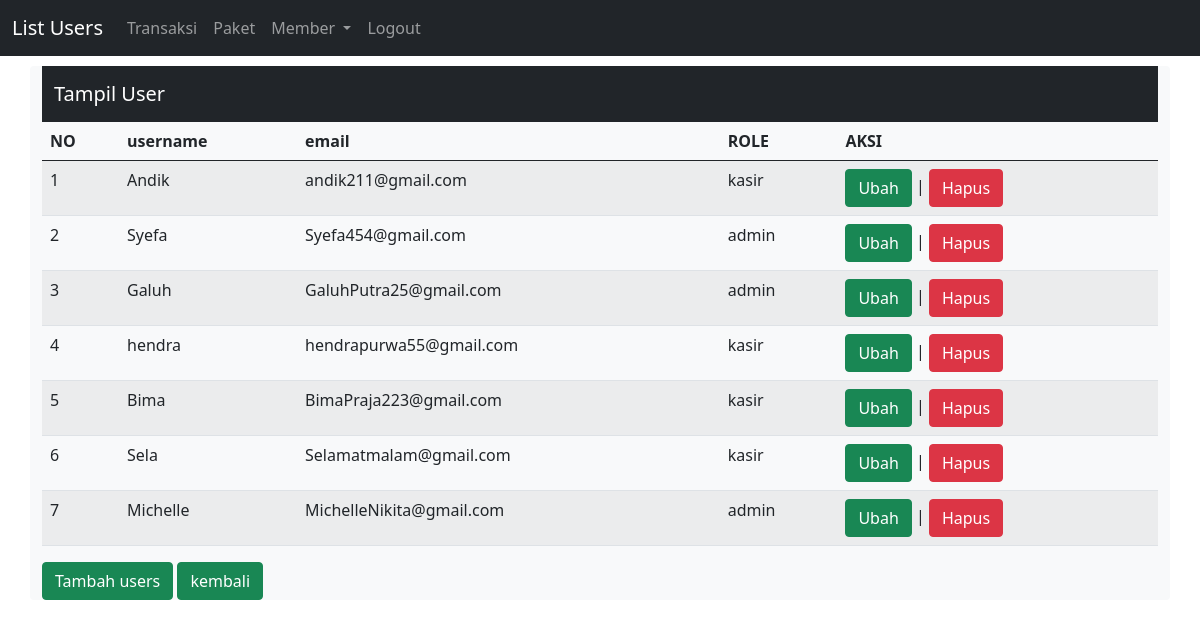
Page /tampil_users.php (signed in) on the committed database.
### tables this page shows
CREATE TABLE `users` (
  `id_users` int(11) NOT NULL,
  `username` varchar(255) NOT NULL,
  `email` varchar(255) NOT NULL,
  `password` varchar(255) NOT NULL,
  `role` enum('admin','kasir') NOT NULL
);

### tampil_users.php (the view, shortened to what this page needs)
<html>
    <head>
        <link
    href="https://cdn.jsdelivr.net/npm/bootstrap@5.0.1/dist/css/bootstrap.min.css"
    rel="stylesheet"
>
    </head>
    <body>
    <?php
        include "header.php";
    ?>
    <nav class="navbar navbar-dark bg-dark">
                    <div class="container-fluid">
                    <a class="navbar-brand">Tampil User</a>
            </div>
            </nav>
        <table class="table table-hover table-striped">
            <thead>
                <tr>
                    <th>NO</th><th>username<th>email</th>
                    <th>ROLE</th>
                    <?php
                    if($_SESSION['role']=='admin'){
                    ?>
                    <th>AKSI</th>
                    <?php }?>
                </tr>
            </thead>
            <tbody>
                <?php
                include "config.php";
                $qry_users=mysqli_query($conn,"select * from users");
                $no=0;
                while($data_users=mysqli_fetch_array($qry_users)){
                $no++;?>
                <tr>
                    <td><?=$no?></td>
                    <td><?=$data_users['username']?></td>
                    <td><?=$data_users['email']?></td>
                    <td><?=$data_users['role']?></td>
                    <?php
                    if($_SESSION['role']=='admin'){
                    ?>
                    <td><a href="ubah_users.php?id=<?=$data_users['id_users']?>"
                    class="btn btn-success">Ubah</a> | <a
                    href="hapus_users.php?id=<?=$data_users['id_users']?>"
                    onclick="return confirm('Apakah Anda yakin menghapus data ini?')"
                    class="btn btn-danger">Hapus</a></td>
                    <?php }?>
                </tr>
                <?php
                }
                ?>
            </tbody>
        </table>
        <?php
        if($_SESSION['role'] == 'admin'){
        ?>
        <a href="register.php" class="btn btn-success">Tambah users</a>
        <?php } ?>
                <?php
                if($_SESSION['role']=="kasir"){
                ?>
                <a href="home_kasir.php" class="btn btn-success">kembali</a>
                <?php }
                else{
                ?>
                <a href="home_admin.php" class="btn btn-success">kembali</a>
                <?php
                }
                ?>
    </body>
</html>

### header.php (shortened to what this page needs)
<!DOCTYPE html>
<html>
<head>
    <link href="https://cdn.jsdelivr.net/npm/bootstrap@5.0.1/dist/css/bootstrap.min.css" rel="stylesheet">
</head>
<body>
  <nav class="navbar navbar-expand-lg navbar-dark bg-dark">
    <div class="container-fluid">
      <?php
      if($_SESSION['role'] == 'admin'){
      ?>
      <a class="navbar-brand" href="tampil_users.php">List Users</a>
      <?php } ?>
      <div class="collapse navbar-collapse" id="navbarSupportedContent">
        <ul class="navbar-nav me-auto mb-2 mb-lg-0">
          <li>
            <a class="nav-link" aria-current="page" href="tampil_transaksi.php">Transaksi</a>
          </li>
         <li class="nav-item">
            <a class="nav-link" href="tampil_paket.php">Paket</a>
          </li>
       <?php
          if($_SESSION['role']=="admin"){
        ?>
          <li class="nav-item dropdown">
            <a class="nav-link dropdown-toggle" href="" id="navbarDropdown" role="button" data-bs-toggle="dropdown" aria-expanded="false">
              Member
            </a>
          </li>
          <?php
          }
          ?>
          <li class="nav-item">
            <a class="nav-link" href="logout.php">Logout</a>
          </li>
        </ul>
      </div>
    </div>
  </nav>
  <div class="container bg-light rounded" style="margin-top:10px">
</body>
        </html>

### rows in the picture
users: username "Andik", email "andik211@gmail.com", role "kasir"
users: username "Syefa", email "Syefa454@gmail.com", role "admin"
users: username "Galuh", email "GaluhPutra25@gmail.com", role "admin"
users: username "hendra", email "hendrapurwa55@gmail.com", role "kasir"
users: username "Bima", email "BimaPraja223@gmail.com", role "kasir"
users: username "Sela", email "Selamatmalam@gmail.com", role "kasir"
users: username "Michelle", email "MichelleNikita@gmail.com", role "admin"
